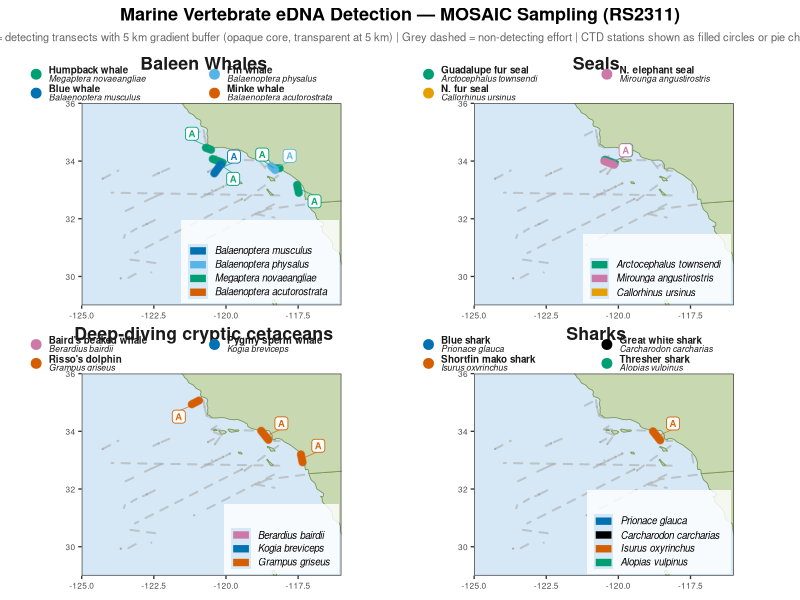
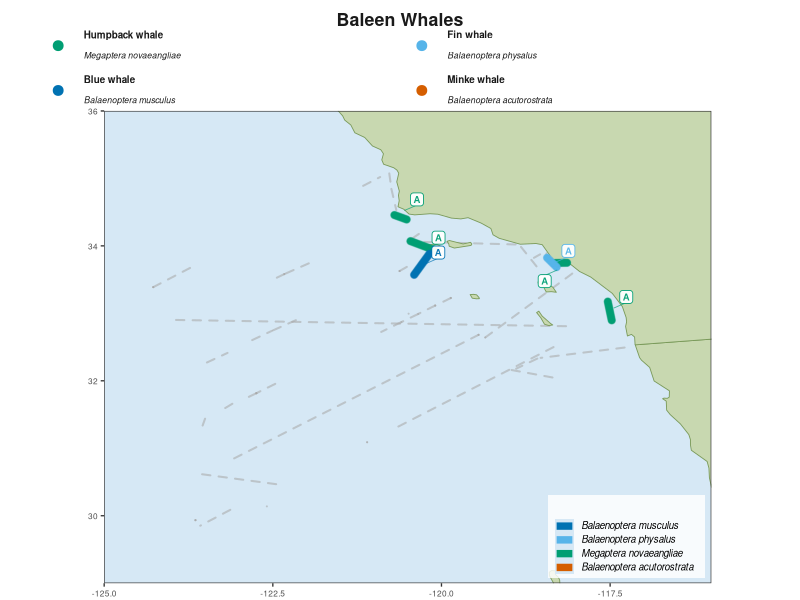
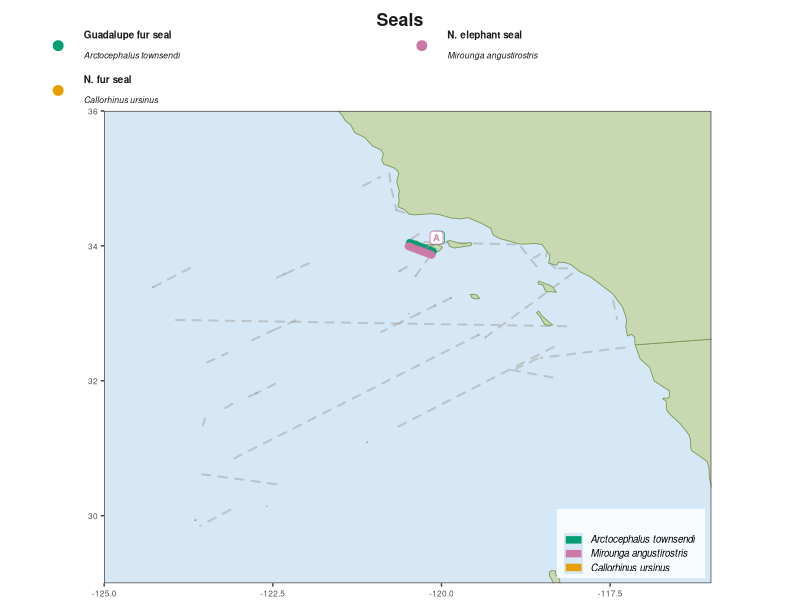
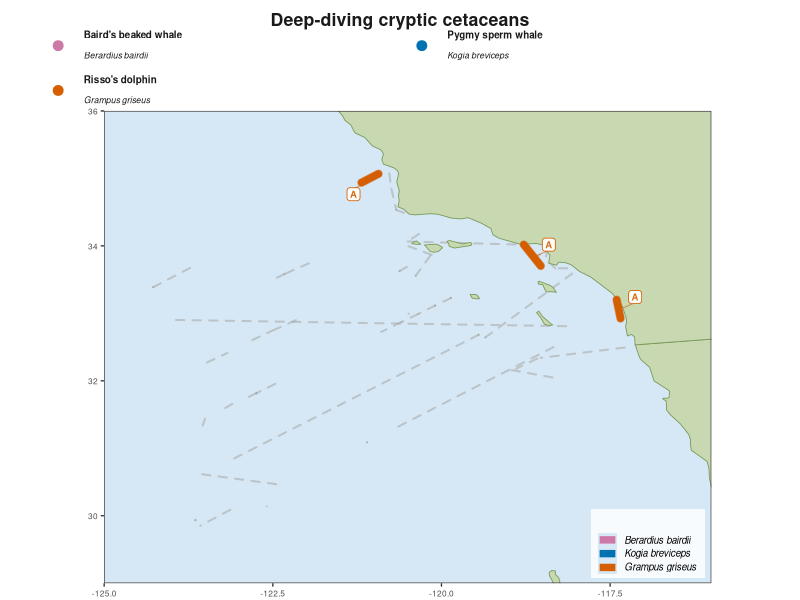
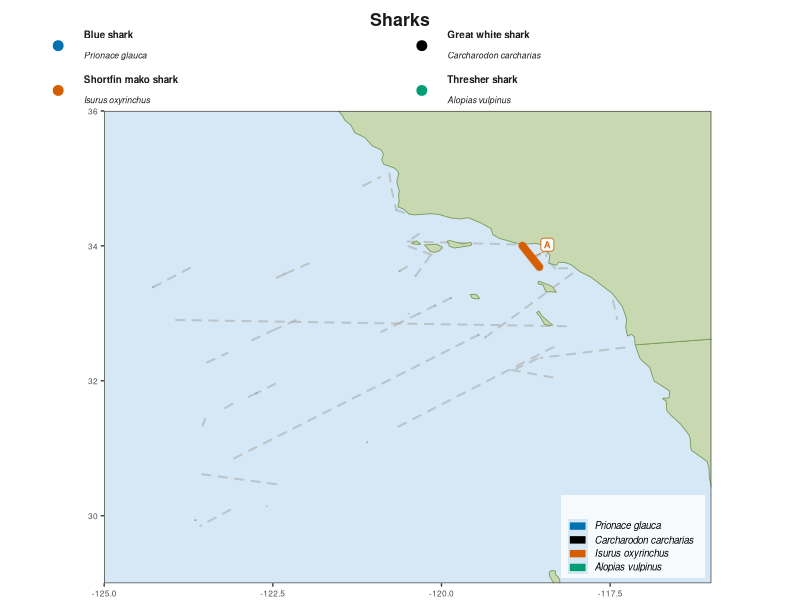
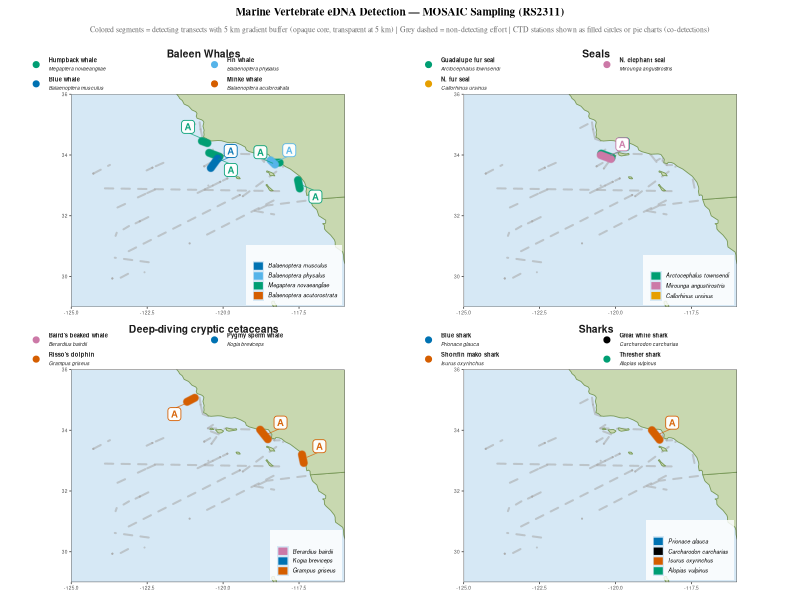
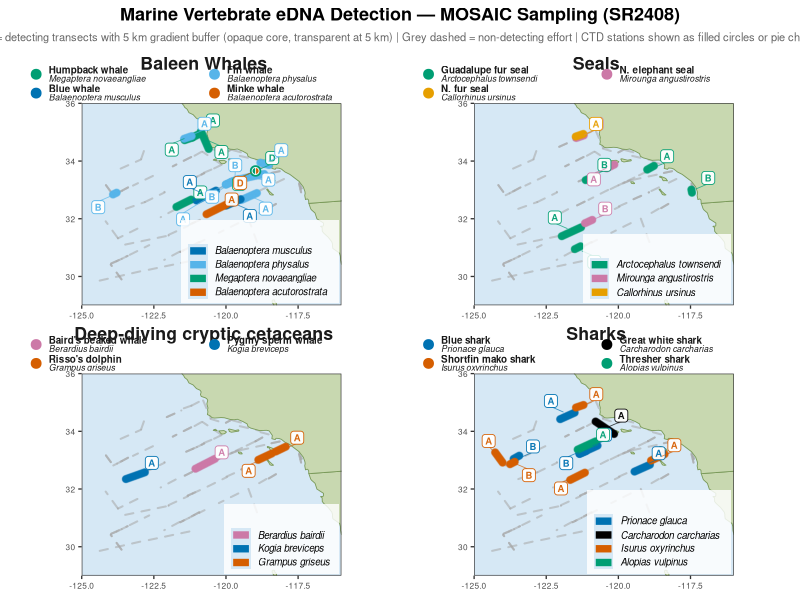
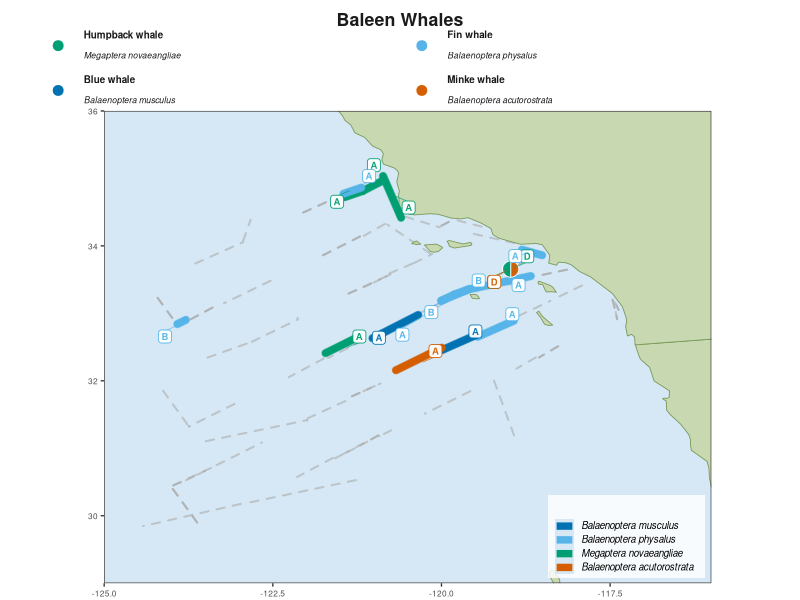

Recreate these plots in R, in order.
# ============================================================
# Species detection maps — buffered transects, one panel per species
# Buffer: opaque at centerline, fades to transparent at 5 km
# Caption: detections per collection method within 5km of positives
# CTD (MOSAIC-D): single dot if 1 species, equal-slice pie if 2+
# ============================================================

suppressPackageStartupMessages({
  library(ggplot2)
  library(ggrepel)
  library(dplyr)
  library(tidyr)
  library(maps)
  library(scales)
  library(patchwork)
})

# ── 1. Load data ──────────────────────────────────────────────
taxa <- read.csv("outputs/MOSAIC_taxnamed_taxa_table.csv",  row.names = 1)
otu  <- read.csv("outputs/MOSAIC_taxnamed_otu_table.csv",   row.names = 1)
meta <- read.csv("outputs/MOSAIC_taxnamed_sample_data.csv", row.names = 1)
colnames(otu) <- gsub("\\.", "-", colnames(otu))

# ── 2. Panel definitions (multi-species) ─────────────────────
panels_def <- list(
  list(
    panel_id     = "baleen_whales",
    title_common = "Baleen Whales",
    species = list(
      list(taxon_id = "Megaptera novaeangliae",      label = "Megaptera novaeangliae",      common = "Humpback whale",  color = "#009E73"),
      list(taxon_id = "Balaenoptera physalus",        label = "Balaenoptera physalus",        common = "Fin whale",       color = "#56B4E9"),
      list(taxon_id = "Balaenoptera musculus",        label = "Balaenoptera musculus",        common = "Blue whale",      color = "#0072B2"),
      list(taxon_id = "Balaenoptera acutorostrata",   label = "Balaenoptera acutorostrata",   common = "Minke whale",     color = "#D55E00")
    )
  ),
  list(
    panel_id     = "seals",
    title_common = "Seals",
    species = list(
      list(taxon_id = "Arctocephalus townsendi",   label = "Arctocephalus townsendi",   common = "Guadalupe fur seal", color = "#009E73"),
      list(taxon_id = "Mirounga angustirostris",   label = "Mirounga angustirostris",   common = "N. elephant seal",   color = "#CC79A7"),
      list(taxon_id = "Callorhinus ursinus",       label = "Callorhinus ursinus",       common = "N. fur seal",        color = "#E69F00")
    )
  ),
  list(
    panel_id     = "deep_divers",
    title_common = "Deep-diving cryptic cetaceans",
    species = list(
      list(taxon_id = "Berardius bairdii",  label = "Berardius bairdii",  common = "Baird's beaked whale", color = "#CC79A7"),
      list(taxon_id = "Kogia breviceps",    label = "Kogia breviceps",    common = "Pygmy sperm whale",    color = "#0072B2"),
      list(taxon_id = "Grampus griseus",    label = "Grampus griseus",    common = "Risso's dolphin",      color = "#D55E00")
    )
  ),
  list(
    panel_id     = "sharks",
    title_common = "Sharks",
    species = list(
      list(taxon_id = "Prionace glauca",        label = "Prionace glauca",        common = "Blue shark",          color = "#0072B2"),
      list(taxon_id = "Carcharodon carcharias",  label = "Carcharodon carcharias",  common = "Great white shark",   color = "#000000"),
      list(taxon_id = "Isurus oxyrinchus",       label = "Isurus oxyrinchus",       common = "Shortfin mako shark", color = "#D55E00"),
      list(taxon_id = "Alopias vulpinus",        label = "Alopias vulpinus",        common = "Thresher shark",      color = "#009E73")
    )
  )
)

# ── 3. Metadata prep ──────────────────────────────────────────
sample_totals <- colSums(otu)

meta2 <- meta %>%
  mutate(sample_id = rownames(.)) %>%
  select(sample_id, FilterID, Collection.method, Tech.rep, Cruise,
         lat_start = Latitude.start, lon_start = Longitude.start,
         lat_end   = Latitude.end,   lon_end   = Longitude.end)

all_filters <- meta2 %>%
  filter(!is.na(lat_start), !is.na(lon_start)) %>%
  mutate(
    lat_end = coalesce(lat_end, lat_start),
    lon_end = coalesce(lon_end, lon_start),
    lat_mid = (lat_start + lat_end) / 2,
    lon_mid = (lon_start + lon_end) / 2
  ) %>%
  group_by(FilterID) %>%
  slice(1) %>%
  ungroup()

cat("Total georeferenced filters:", nrow(all_filters), "\n")

# ── 4. Buffer parameters ──────────────────────────────────────
thresh_km      <- 5
km_per_deg_lat <- 111
km_per_deg_lon <- 111 * cos(32.5 * pi / 180)

buf_5km_mm  <- (thresh_km / km_per_deg_lat) * 29 * 2
lw_core     <- 0.5
lw_max      <- lw_core + buf_5km_mm
n_layers    <- 40
layer_lw    <- seq(lw_max,  lw_core, length.out = n_layers)
layer_alpha <- seq(0,       1,       length.out = n_layers)

cat(sprintf("5km buffer: %.2f mm diameter | lw range %.2f–%.2f mm\n",
            buf_5km_mm, lw_core, lw_max))

# ── 5. Segment-to-segment distance helper ────────────────────
seg_seg_dist_km <- function(ax1, ay1, ax2, ay2,
                            bx1, by1, bx2, by2) {
  dax <- ax2 - ax1; day <- ay2 - ay1
  dbx <- bx2 - bx1; dby <- by2 - by1
  wx  <- ax1 - bx1; wy  <- ay1 - by1
  a   <- dax*dax + day*day
  e   <- dbx*dbx + dby*dby
  f   <- dbx*wx  + dby*wy
  if (a < 1e-10 && e < 1e-10) return(sqrt(wx*wx + wy*wy))
  if (a < 1e-10) {
    s <- 0; t <- max(0, min(1, f / e))
  } else {
    cv <- dax*wx + day*wy
    if (e < 1e-10) {
      t <- 0; s <- max(0, min(1, -cv / a))
    } else {
      bv    <- dax*dbx + day*dby
      denom <- a*e - bv*bv
      s <- if (abs(denom) > 1e-10) max(0, min(1, (bv*f - cv*e) / denom)) else 0
      t <- (bv*s + f) / e
      if      (t < 0) { t <- 0; s <- max(0, min(1, -cv / a)) }
      else if (t > 1) { t <- 1; s <- max(0, min(1, (bv - cv) / a)) }
    }
  }
  px <- ax1 + s*dax - (bx1 + t*dbx)
  py <- ay1 + s*day - (by1 + t*dby)
  sqrt(px*px + py*py)
}

filters_to_km <- function(df) {
  df %>% mutate(
    x1 = lon_start * km_per_deg_lon, y1 = lat_start * km_per_deg_lat,
    x2 = lon_end   * km_per_deg_lon, y2 = lat_end   * km_per_deg_lat
  )
}

# ── 6. Transect membership table (built once per cruise) ──────
# Each MOSAIC-A filter defines one transect.
# Members = the A filter itself + any B/C/D within 1 km.
# Other A filters are intentionally excluded (each A is its own transect).
build_transect_table <- function(all_filters_cr) {
  af     <- all_filters_cr %>% filter(Collection.method == "MOSAIC-A")
  non_a  <- all_filters_cr %>% filter(Collection.method != "MOSAIC-A")
  af_km  <- filters_to_km(af)
  non_a_km <- filters_to_km(non_a)

  rows <- lapply(seq_len(nrow(af_km)), function(ai) {
    # Always include the A filter itself
    self_row <- data.frame(
      transect_id       = af_km$FilterID[ai],
      FilterID          = af_km$FilterID[ai],
      Collection.method = "MOSAIC-A",
      stringsAsFactors  = FALSE
    )
    if (nrow(non_a_km) == 0) return(self_row)

    dists <- sapply(seq_len(nrow(non_a_km)), function(fi)
      seg_seg_dist_km(
        af_km$x1[ai], af_km$y1[ai], af_km$x2[ai], af_km$y2[ai],
        non_a_km$x1[fi], non_a_km$y1[fi], non_a_km$x2[fi], non_a_km$y2[fi]
      ))
    close <- non_a[dists <= 1, c("FilterID", "Collection.method")]
    if (nrow(close) == 0) return(self_row)
    close$transect_id <- af_km$FilterID[ai]
    rbind(self_row, close[, c("transect_id","FilterID","Collection.method")])
  })
  do.call(rbind, rows)
}

# ── Per-species effort-rate caption ──────────────────────────
# For each method present in the cruise, report n_detecting / n_total (%)
effort_caption <- function(sp_common, pct_df, all_filters_cr) {
  det_fids <- pct_df$FilterID[pct_df$pct_mean > 0]

  method_order <- c("MOSAIC-A", "MOSAIC-B", "MOSAIC-C", "MOSAIC-D")
  method_lbl   <- c("MOSAIC-A"="A","MOSAIC-B"="B","MOSAIC-C"="C","MOSAIC-D"="D")

  # One row per FilterID in this cruise
  cruise_fids <- all_filters_cr %>%
    distinct(FilterID, Collection.method)

  parts <- sapply(method_order, function(m) {
    mfids <- cruise_fids$FilterID[cruise_fids$Collection.method == m]
    n_tot <- length(mfids)
    if (n_tot == 0) return(NA_character_)
    n_det <- sum(mfids %in% det_fids)
    pct   <- round(n_det / n_tot * 100, 1)
    paste0(method_lbl[m], ": ", n_det, "/", n_tot, " (", pct, "%)")
  })
  parts <- parts[!is.na(parts)]

  if (all(sapply(parts, function(p) grepl("0/", p))))
    return(paste0(sp_common, ":  not detected"))

  paste0(sp_common, ":  ", paste(parts, collapse = "   "))
}

# ── 7. Per-species pct_df helper ─────────────────────────────
get_pct_df <- function(taxon_id) {
  pct_per_sample <- as.numeric(otu[taxon_id, ]) / sample_totals * 100
  pct_per_sample[is.nan(pct_per_sample)] <- 0
  names(pct_per_sample) <- colnames(otu)
  meta2 %>%
    filter(!is.na(lat_start)) %>%
    mutate(pct = pct_per_sample[sample_id]) %>%
    group_by(FilterID) %>%
    summarise(pct_mean = mean(pct, na.rm = TRUE), .groups = "drop")
}

# ── 8. Pie wedge polygon builder ─────────────────────────────
# df must have columns: FilterID, lon_mid, lat_mid, color, prop (equal slices)
# r_deg: pie radius in geographic degrees
make_ctd_pie_polys <- function(df, r_deg = 0.12, n_pts = 60) {
  do.call(rbind, lapply(split(df, df$FilterID), function(fd) {
    fd       <- fd[order(fd$species), ]          # consistent slice order
    n_sl     <- nrow(fd)
    cx       <- fd$lon_mid[1]
    cy       <- fd$lat_mid[1]
    angle_start <- pi / 2                        # 12 o'clock, clockwise
    do.call(rbind, lapply(seq_len(n_sl), function(i) {
      sweep      <- 2 * pi / n_sl               # equal slices
      angle_end  <- angle_start - sweep
      pts        <- max(3L, ceiling(n_pts / n_sl))
      theta      <- seq(angle_start, angle_end, length.out = pts)
      xs         <- c(cx, cx + r_deg * cos(theta), cx)
      ys         <- c(cy, cy + r_deg * sin(theta), cy)
      angle_start <<- angle_end
      data.frame(
        x        = xs,
        y        = ys,
        FilterID = fd$FilterID[i],
        species  = fd$species[i],
        color    = fd$color[i],
        group_id = paste0(fd$FilterID[i], "_", i),
        stringsAsFactors = FALSE
      )
    }))
  }))
}

# ── 9. Map-building function (multi-species) ──────────────────
world_df <- map_data("world")
ca_lon   <- c(-125, -116)
ca_lat   <- c(29,    36)

method_abbrev <- c("MOSAIC-A" = "A", "MOSAIC-B" = "B",
                   "MOSAIC-C" = "C", "MOSAIC-D" = "D")

make_panel <- function(panel, fsz = 1.0) {

  title_common <- panel$title_common
  cat("\n── Panel:", title_common, "──\n")

  # ── Per-species detection data ────────────────────────────────
  sp_det_list <- lapply(panel$species, function(sp) {
    cat("  Processing:", sp$label, "\n")
    pct_df <- get_pct_df(sp$taxon_id)
    filter_data <- all_filters %>%
      left_join(pct_df, by = "FilterID") %>%
      mutate(pct_mean = replace_na(pct_mean, 0))
    det <- filter_data %>%
      filter(pct_mean > 0) %>%
      mutate(method_label = method_abbrev[Collection.method],
             sp_label     = sp$label,
             sp_color     = sp$color)
    cat("    Detections:", nrow(det), "\n")
    list(sp = sp, pct_df = pct_df, det = det, filter_data = filter_data)
  })

  # ── Perpendicular offset for transect species ─────────────────
  mm_per_deg_plot <- 29
  buf_radius_deg  <- (lw_max / 2) / mm_per_deg_plot
  n_sp            <- length(sp_det_list)
  sp_offsets      <- if (n_sp == 1) 0
                    else seq(-(n_sp - 1), (n_sp - 1), by = 2) * buf_radius_deg / 2

  apply_perp_offset <- function(det, offset) {
    if (offset == 0 || nrow(det) == 0) return(det)
    det %>% mutate(
      seg_dlon  = lon_end - lon_start,
      seg_dlat  = lat_end - lat_start,
      seg_len   = sqrt(seg_dlon^2 + seg_dlat^2),
      perp_lon  = ifelse(seg_len > 1e-6, -seg_dlat / seg_len, 0),
      perp_lat  = ifelse(seg_len > 1e-6,  seg_dlon / seg_len, 1),
      lon_start = lon_start + perp_lon * offset,
      lat_start = lat_start + perp_lat * offset,
      lon_end   = lon_end   + perp_lon * offset,
      lat_end   = lat_end   + perp_lat * offset,
      lon_mid   = lon_mid   + perp_lon * offset
    ) %>% select(-seg_dlon, -seg_dlat, -seg_len, -perp_lon, -perp_lat)
  }

  sp_det_list <- lapply(seq_along(sp_det_list), function(si) {
    x <- sp_det_list[[si]]
    x$det <- apply_perp_offset(x$det, sp_offsets[si])
    x
  })

  # ── Grey effort lines ─────────────────────────────────────────
  all_det_fids <- unique(unlist(lapply(sp_det_list, function(x) x$det$FilterID)))
  grey_filters <- all_filters %>% filter(!FilterID %in% all_det_fids)

  # ── Caption text collected but not shown on map ──────────────
  cap_lines <- sapply(sp_det_list, function(x) {
    effort_caption(x$sp$common, x$pct_df, all_filters)
  })
  caption_text <- paste(cap_lines, collapse = "\n")

  # ── Assemble CTD detection table across all species ───────────
  ctd_rows <- do.call(rbind, lapply(sp_det_list, function(x) {
    pt <- x$det %>% filter(Collection.method == "MOSAIC-D")
    if (nrow(pt) == 0) return(NULL)
    pt %>% mutate(species = x$sp$label, color = x$sp$color)
  }))

  # Split into single-species dots and multi-species pies
  ctd_single <- NULL; ctd_pie_polys <- NULL
  if (!is.null(ctd_rows) && nrow(ctd_rows) > 0) {
    ctd_sp_count <- ctd_rows %>%
      group_by(FilterID) %>%
      summarise(n_sp_ctd = n_distinct(species), .groups = "drop")
    ctd_rows <- ctd_rows %>% left_join(ctd_sp_count, by = "FilterID")

    ctd_single <- ctd_rows %>%
      filter(n_sp_ctd == 1) %>%
      distinct(FilterID, .keep_all = TRUE)

    ctd_multi <- ctd_rows %>%
      filter(n_sp_ctd > 1) %>%
      mutate(prop = 1 / n_sp_ctd) %>%
      select(FilterID, lon_mid, lat_mid, species, color, prop)

    if (nrow(ctd_multi) > 0) {
      ctd_pie_polys <- make_ctd_pie_polys(ctd_multi)
      cat("  CTD pie charts:", n_distinct(ctd_multi$FilterID),
          "location(s) with", n_distinct(ctd_multi$species), "species\n")
    }
  }

  # ── Build plot ────────────────────────────────────────────────
  p <- ggplot() +
    geom_segment(
      data = grey_filters,
      aes(x = lon_start, y = lat_start, xend = lon_end, yend = lat_end),
      color = "grey65", linewidth = 0.7, alpha = 0.55,
      lineend = "round", linetype = "dashed"
    ) +
    geom_polygon(
      data = world_df, aes(x = long, y = lat, group = group),
      fill = "#c8d8b0", colour = "#7a9a5a", linewidth = 0.3
    )

  # Pass 1: buffered transect segments (non-CTD) ─────────────────
  for (x in sp_det_list) {
    det_line <- x$det %>% filter(Collection.method != "MOSAIC-D")
    col      <- x$sp$color
    if (nrow(det_line) == 0) next
    for (i in seq_len(n_layers)) {
      p <- p + geom_segment(
        data      = det_line,
        aes(x = lon_start, y = lat_start, xend = lon_end, yend = lat_end),
        color     = col, linewidth = layer_lw[i], alpha = layer_alpha[i],
        lineend   = "round"
      )
    }
  }

  # Pass 2a: single-species CTD — solid dot, no halo ─────────────
  if (!is.null(ctd_single) && nrow(ctd_single) > 0) {
    # Draw per color group so each dot gets its species color
    for (col_val in unique(ctd_single$color)) {
      sub <- ctd_single %>% filter(color == col_val)
      p <- p + geom_point(
        data  = sub,
        aes(x = lon_mid, y = lat_mid),
        color = col_val, size = 3.2, alpha = 1
      )
    }
  }

  # Pass 2b: multi-species CTD — pie chart polygons ──────────────
  if (!is.null(ctd_pie_polys) && nrow(ctd_pie_polys) > 0) {
    # Draw each wedge with its own fill color using individual calls
    for (col_val in unique(ctd_pie_polys$color)) {
      sub <- ctd_pie_polys %>% filter(color == col_val)
      p <- p + geom_polygon(
        data  = sub,
        aes(x = x, y = y, group = group_id),
        fill  = col_val, colour = "white", linewidth = 0.3, alpha = 0.95
      )
    }
  }

  # Pass 3: method labels ────────────────────────────────────────
  for (x in sp_det_list) {
    det <- x$det; col <- x$sp$color
    if (nrow(det) == 0) next
    det_line   <- det %>% filter(Collection.method != "MOSAIC-D") %>%
                         mutate(disp_label = method_label)
    det_pt     <- det %>% filter(Collection.method == "MOSAIC-D") %>%
                         mutate(disp_label = "D")
    det_labels <- bind_rows(det_line, det_pt)
    if (nrow(det_labels) == 0) next
    p <- p + geom_label_repel(
      data          = det_labels,
      aes(x = lon_mid, y = lat_mid, label = disp_label),
      size = 2.4, fontface = "bold",
      color = col, fill = "white",
      label.padding = unit(0.15, "lines"), label.size = 0.3, alpha = 0.95,
      box.padding = 0.4, point.padding = 0.3, min.segment.length = 0.2,
      segment.color = col, segment.size = 0.3, segment.alpha = 0.7,
      max.overlaps = Inf, seed = 42
    )
  }

  # Legend via off-map dummy segments ───────────────────────────
  legend_df <- do.call(rbind, lapply(panel$species, function(sp)
    data.frame(x = -999, xend = -999, y = -999, yend = -999,
               Species = sp$common, stringsAsFactors = FALSE)
  ))
  sp_col_named <- setNames(sapply(panel$species, `[[`, "color"),
                            sapply(panel$species, `[[`, "common"))
  sp_lab_named <- setNames(
    paste0("italic('", sapply(panel$species, `[[`, "label"), "')"),
    sapply(panel$species, `[[`, "common")
  )

  p <- p +
    geom_segment(data = legend_df,
                 aes(x = x, xend = xend, y = y, yend = yend, color = Species),
                 linewidth = 2.5) +
    scale_color_manual(name = "", values = sp_col_named,
                       labels = lapply(sp_lab_named, function(l) parse(text = l))) +
    guides(color = guide_legend(override.aes = list(linewidth = 2.5))) +
    coord_fixed(ratio = 1, xlim = ca_lon, ylim = ca_lat, expand = FALSE) +
    labs(x = NULL, y = NULL) +
    theme_bw(base_size = 10 * fsz) +
    theme(
      legend.position      = c(0.99, 0.01),
      legend.justification = c(1, 0),
      legend.background    = element_rect(fill = alpha("white", 0.82), color = NA),
      legend.text          = element_text(size = 7 * fsz),
      legend.key.width     = unit(0.5 * fsz, "cm"),
      legend.key.height    = unit(0.35 * fsz, "cm"),
      legend.margin        = margin(3, 5, 3, 5),
      panel.grid           = element_blank(),
      axis.text            = element_text(size = 6 * fsz),
      plot.margin          = margin(2, 4, 2, 4),
      panel.background     = element_rect(fill = "#d6e8f5")
    )

  # ── Title strip ───────────────────────────────────────────────
  sps     <- panel$species
  n_sps   <- length(sps)
  n_rows  <- ceiling(n_sps / 2)
  n_cols  <- min(n_sps, 2)
  row_idx <- ceiling(seq_along(sps) / 2)
  col_idx <- ((seq_along(sps) - 1) %% 2) + 1

  x_anchors <- if (n_cols == 1) 0.30 else c(0.03, 0.53)
  y_vals    <- if (n_rows == 1) 0.20  else c(0.62, 0.14)
  header_y  <- if (n_rows == 1) 0.76  else 0.90

  title_df <- data.frame(
    x      = x_anchors[col_idx],
    y      = y_vals[row_idx],
    common = sapply(sps, `[[`, "common"),
    sci    = sapply(sps, `[[`, "label"),
    color  = sapply(sps, `[[`, "color"),
    stringsAsFactors = FALSE
  )
  dot_x  <- title_df$x
  text_x <- title_df$x + 0.035

  title_p <- ggplot() +
    annotate("text", x = 0.5, y = header_y, label = panel$title_common,
             fontface = "bold", size = 4.5 * fsz, hjust = 0.5, color = "grey10")
  for (si in seq_len(n_sps)) {
    title_p <- title_p +
      annotate("point", x = dot_x[si], y = title_df$y[si],
               color = title_df$color[si], size = 3.0 * fsz) +
      annotate("text",  x = text_x[si], y = title_df$y[si] + 0.12,
               label = title_df$common[si], fontface = "bold", size = 2.5 * fsz,
               hjust = 0, color = "grey10") +
      annotate("text",  x = text_x[si], y = title_df$y[si] - 0.10,
               label = title_df$sci[si], fontface = "italic", size = 2.2 * fsz,
               hjust = 0, color = "grey10")
  }
  title_p <- title_p + xlim(0, 1) + ylim(0, 1) +
    theme_void() + theme(plot.margin = margin(4, 0, 0, 0))

  strip_h <- if (n_rows == 1) 0.14 else 0.22
  cowplot::plot_grid(title_p, p, ncol = 1, rel_heights = c(strip_h, 1))
}

# ── 10. Loop over cruises ─────────────────────────────────────
cruises <- sort(unique(meta2$Cruise))
cat("\nCruises:", paste(cruises, collapse=", "), "\n")

# Accumulate caption text across cruises for separate results document
all_caption_lines <- list()

for (cruise in cruises) {
  cat("\n====", cruise, "====\n")
  all_filters_cr   <<- all_filters %>% filter(Cruise == cruise)
  all_filters_orig  <- all_filters
  cat("Filters in cruise:", nrow(all_filters_cr), "\n")

  # Collect captions for this cruise (computed inside make_panel but not shown)
  cruise_captions <- list()

  panels <- lapply(panels_def, function(panel) {
    all_filters <<- all_filters_cr
    p <- make_panel(panel)
    all_filters <<- all_filters_orig
    p
  })

  # Re-extract captions by re-running effort_caption outside make_panel
  for (panel in panels_def) {
    cap_lines <- sapply(panel$species, function(sp) {
      pct_df <- get_pct_df(sp$taxon_id)
      all_filters_tmp <- all_filters_cr
      effort_caption(sp$common, pct_df, all_filters_tmp)
    })
    cruise_captions[[panel$title_common]] <- cap_lines
  }
  all_caption_lines[[cruise]] <- cruise_captions

  combined <- (panels[[1]] | panels[[2]]) /
              (panels[[3]] | panels[[4]]) +
    plot_annotation(
      title    = paste0("Marine Vertebrate eDNA Detection — MOSAIC Sampling (", cruise, ")"),
      subtitle = paste0(
        "Colored segments = detecting transects with 5 km gradient buffer (opaque core, transparent at 5 km) | ",
        "Grey dashed = non-detecting effort | CTD stations shown as filled circles or pie charts (co-detections)"
      ),
      theme = theme(
        plot.title    = element_text(face = "bold", size = 13, hjust = 0.5),
        plot.subtitle = element_text(size = 8, color = "grey40", hjust = 0.5)
      )
    )

  panel_file <- paste0("viz/rare_taxa_panels_", cruise, "-pie.png")
  ggsave(panel_file, combined, width = 14, height = 12, dpi = 300, bg = "white")
  cat("Panel map saved:", panel_file, "\n")

  for (i in seq_along(panels)) {
    pid      <- panels_def[[i]]$panel_id
    ind_file <- paste0("viz/rare_taxa_", cruise, "_", pid, "-pie.png")
    ggsave(ind_file, panels[[i]], width = 7, height = 6.5, dpi = 300, bg = "white")
  }
  cat("Individual maps saved for", cruise, "\n")

  # ── Journal-quality PDF ───────────────────────────────────────
  cat("  Rendering journal PDF...\n")
  jpanels <- lapply(panels_def, function(panel) {
    all_filters <<- all_filters_cr
    p <- make_panel(panel, fsz = 0.58)
    all_filters <<- all_filters_orig
    p
  })

  jcombined <- (jpanels[[1]] | jpanels[[2]]) /
               (jpanels[[3]] | jpanels[[4]]) +
    plot_annotation(
      title    = paste0("Marine Vertebrate eDNA Detection — MOSAIC Sampling (", cruise, ")"),
      subtitle = paste0(
        "Colored segments = detecting transects with 5 km gradient buffer (opaque core, transparent at 5 km) | ",
        "Grey dashed = non-detecting effort | CTD stations shown as filled circles or pie charts (co-detections)"
      ),
      theme = theme(
        text          = element_text(family = "serif"),
        plot.title    = element_text(face = "bold", size = 8, hjust = 0.5, family = "serif"),
        plot.subtitle = element_text(size = 5.5, color = "grey40", hjust = 0.5,
                                     family = "serif", lineheight = 1.3)
      )
    )

  pdf_file <- paste0("viz/rare_taxa_panels_", cruise, ".pdf")
  ggsave(pdf_file, jcombined, width = 7.2, height = 7.5, device = cairo_pdf, bg = "white")
  cat("Journal PDF saved:", pdf_file, "\n")
}

# ── 11. Write caption document ────────────────────────────────
cap_doc_lines <- c(
  "MOSAIC Survey — Figure Captions (Detection Rates by Method)",
  paste0("Generated: ", format(Sys.time(), "%Y-%m-%d")),
  "",
  "For each species: detections / total cruise filters per MOSAIC method (% of effort).",
  "Methods: A = MOSAIC-A (underway continuous), B = MOSAIC-B (underway discrete),",
  "         C = MOSAIC-C (underway discrete, alternate), D = MOSAIC-D (CTD station)",
  ""
)

for (cruise in names(all_caption_lines)) {
  cap_doc_lines <- c(cap_doc_lines,
    paste0("══════════════════════════════════════"),
    paste0("Cruise: ", cruise),
    paste0("══════════════════════════════════════"),
    ""
  )
  for (panel_title in names(all_caption_lines[[cruise]])) {
    cap_doc_lines <- c(cap_doc_lines,
      paste0("  ── ", panel_title, " ──"),
      paste0("  ", all_caption_lines[[cruise]][[panel_title]]),
      ""
    )
  }
}

#cap_file <- "viz/MOSAIC_figure_captions.txt"
#writeLines(cap_doc_lines, cap_file)
#cat("\nCaption document saved:", cap_file, "\n")

cat("\nAll done!\n")
